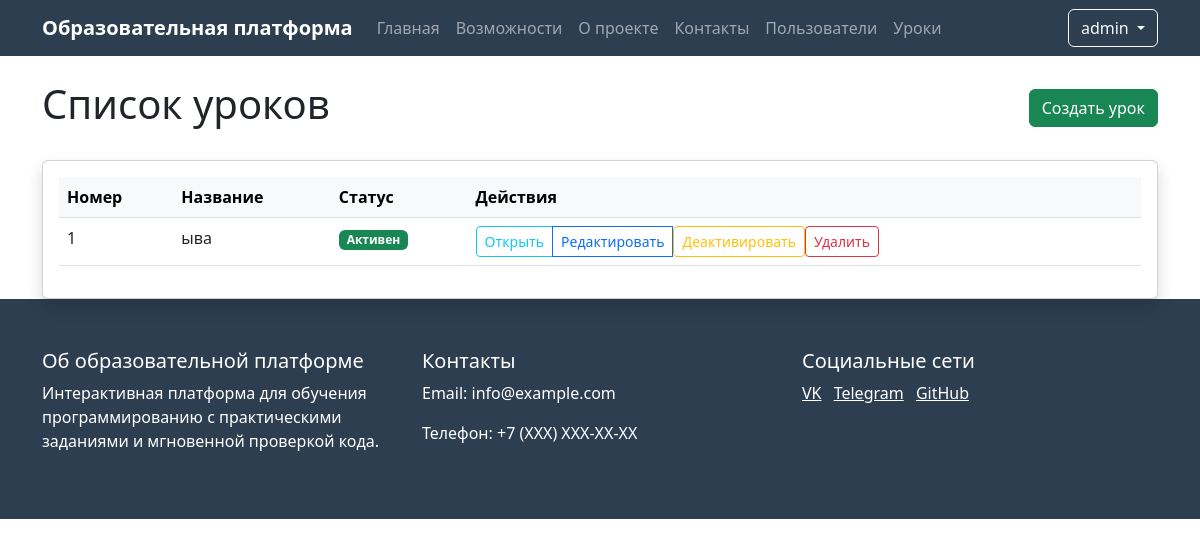
Page /admin/lessons (signed in) on the committed database.
### app.py (models this page shows, shortened)
class User(UserMixin, db.Model):
    id = db.Column(db.Integer, primary_key=True)
    name = db.Column(db.String(100), nullable=False)
    username = db.Column(db.String(80), unique=True, nullable=False)
    email = db.Column(db.String(120), unique=True, nullable=False)
    password_hash = db.Column(db.String(128))
    is_admin = db.Column(db.Boolean, default=False)
    created_at = db.Column(db.DateTime, default=db.func.now())
    last_login = db.Column(db.DateTime)
    is_active = db.Column(db.Boolean, default=True)

class Lesson(db.Model):
    id = db.Column(db.Integer, primary_key=True)
    order_number = db.Column(db.Integer, unique=True, nullable=False)
    title = db.Column(db.String(200), nullable=False)
    description = db.Column(db.Text)
    is_active = db.Column(db.Boolean, default=True)
    created_at = db.Column(db.DateTime, default=db.func.now())
    theory_content = db.Column(db.Text)
    theory_test = db.relationship('TheoryTest', backref='lesson', uselist=False)
    practice_tasks = db.relationship('PracticeTask', backref='lesson', lazy=True)

### app.py (the view)
@app.route('/admin/lessons')
@login_required
def lesson_list():
    if not current_user.is_admin:
        abort(403)
    lessons = Lesson.query.order_by(Lesson.order_number).all()
    return render_template('lesson_list.html', lessons=lessons)

### app.py (called while the page is built)
@login_manager.user_loader
def load_user(user_id):
    return User.query.get(int(user_id))

### templates/lesson_list.html (shortened to what this page needs)
{% extends "base.html" %}
{% block content %}
<div class="container mt-4">
    <div class="d-flex justify-content-between align-items-center mb-4">
        <h1>Список уроков</h1>
        <a href="{{ url_for('create_lesson') }}" class="btn btn-success">
             Создать урок
        </a>
    </div>
    <div class="card shadow">
        <div class="card-body">
            <div class="table-responsive">
                <table class="table table-hover">
                    <thead class="table-light">
                        <tr>
                            <th>Номер</th>
                            <th>Название</th>
                            <th>Статус</th>
                            <th>Действия</th>
                        </tr>
                    </thead>
                    <tbody>
                        {% for lesson in lessons %}
                        <tr>
                            <td>{{ lesson.order_number }}</td>
                            <td>{{ lesson.title }}</td>
                            <td>
                                {% if lesson.is_active %}
                                    <span class="badge bg-success">Активен</span>
                                {% else %}
                                    <span class="badge bg-danger">Неактивен</span>
                                {% endif %}
                            </td>
                            <td>
                                <div class="btn-group" role="group">
                                    <a href="{{ url_for('view_lesson', lesson_id=lesson.id) }}"
                                       class="btn btn-sm btn-outline-info">
                                         Открыть
                                    </a>
                                    <a href="{{ url_for('edit_lesson', lesson_id=lesson.id) }}"
                                       class="btn btn-sm btn-outline-primary">
                                         Редактировать
                                    </a>
                                    <form method="POST" action="{{ url_for('toggle_lesson_status', lesson_id=lesson.id) }}"
                                          class="d-inline">
                                        <button type="submit" class="btn btn-sm btn-outline-warning">
                                            {% if lesson.is_active %}
                                                 Деактивировать
                                            {% else %}
                                                <i class="bi bi-check-circle"></i> Активировать
                                            {% endif %}
                                        </button>
                                    </form>
                                    <form method="POST" action="{{ url_for('delete_lesson', lesson_id=lesson.id) }}"
                                          class="d-inline"
                                          onsubmit="return confirm('Вы уверены, что хотите удалить этот урок?');">
                                        <button type="submit" class="btn btn-sm btn-outline-danger">
                                             Удалить
                                        </button>
                                    </form>
                                </div>
                            </td>
                        </tr>
                        {% endfor %}
                    </tbody>
                </table>
            </div>
        </div>
    </div>
</div>
{% endblock %}

### templates/base.html (shortened to what this page needs)
<!DOCTYPE html>
<html lang="ru">
<head>
    <link href="https://cdn.jsdelivr.net/npm/bootstrap@5.3.0/dist/css/bootstrap.min.css" rel="stylesheet">
</head>
<body>
    <nav class="navbar navbar-expand-lg navbar-dark">
        <div class="container">
            <a class="navbar-brand" href="{{ url_for('index') }}">Образовательная платформа</a>
            <div class="collapse navbar-collapse" id="navbarNav">
                <ul class="navbar-nav me-auto">
                    <li class="nav-item">
                        <a class="nav-link" href="{{ url_for('index') }}">Главная</a>
                    </li>
                    <li class="nav-item">
                        <a class="nav-link" href="#features">Возможности</a>
                    </li>
                    <li class="nav-item">
                        <a class="nav-link" href="#about">О проекте</a>
                    </li>
                    <li class="nav-item">
                        <a class="nav-link" href="#contact">Контакты</a>
                    </li>
                    {% if current_user.is_admin %}
                        <li class="nav-item">
                            <a class="nav-link" href="{{ url_for('user_list') }}">Пользователи</a>
                        </li>
                        <li class="nav-item">
                            <a class="nav-link" href="{{ url_for('lesson_list') }}">Уроки</a>
                        </li>
                    {% endif %}
                </ul>
                <div class="d-flex">
                    {% if current_user.is_authenticated %}
                        <div class="dropdown">
                            <button class="btn btn-outline-light dropdown-toggle" type="button" id="userMenu" data-bs-toggle="dropdown">
                                {{ current_user.username }}
                            </button>
                        </div>
                    {% else %}
                        <a href="{{ url_for('login') }}" class="btn btn-outline-light me-2">Войти</a>
                    {% endif %}
                </div>
            </div>
        </div>
    </nav>
    {% block content %}{% endblock %}
    <footer class="footer">
        <div class="container">
            <div class="row">
                <div class="col-md-4">
                    <h5>Об образовательной платформе</h5>
                    <p>Интерактивная платформа для обучения программированию с практическими заданиями и мгновенной проверкой кода.</p>
                </div>
                <div class="col-md-4">
                    <h5>Контакты</h5>
                    <p>Email: info@example.com</p>
                    <p>Телефон: +7 (XXX) XXX-XX-XX</p>
                </div>
                <div class="col-md-4">
                    <h5>Социальные сети</h5>
                    <a href="#" class="text-white me-2">VK</a>
                    <a href="#" class="text-white me-2">Telegram</a>
                    <a href="#" class="text-white">GitHub</a>
                </div>
            </div>
        </div>
    </footer>
</body>
</html>

### templates/base.html (style rules this page uses)
.navbar { background-color: #2c3e50; }
.navbar-brand { font-weight: bold; }
.footer { background-color: #2c3e50; color: white; padding: 50px 0; }

### rows in the picture
User: username "admin"
Lesson: order_number "1", title "ыва", is_active "Активен"
